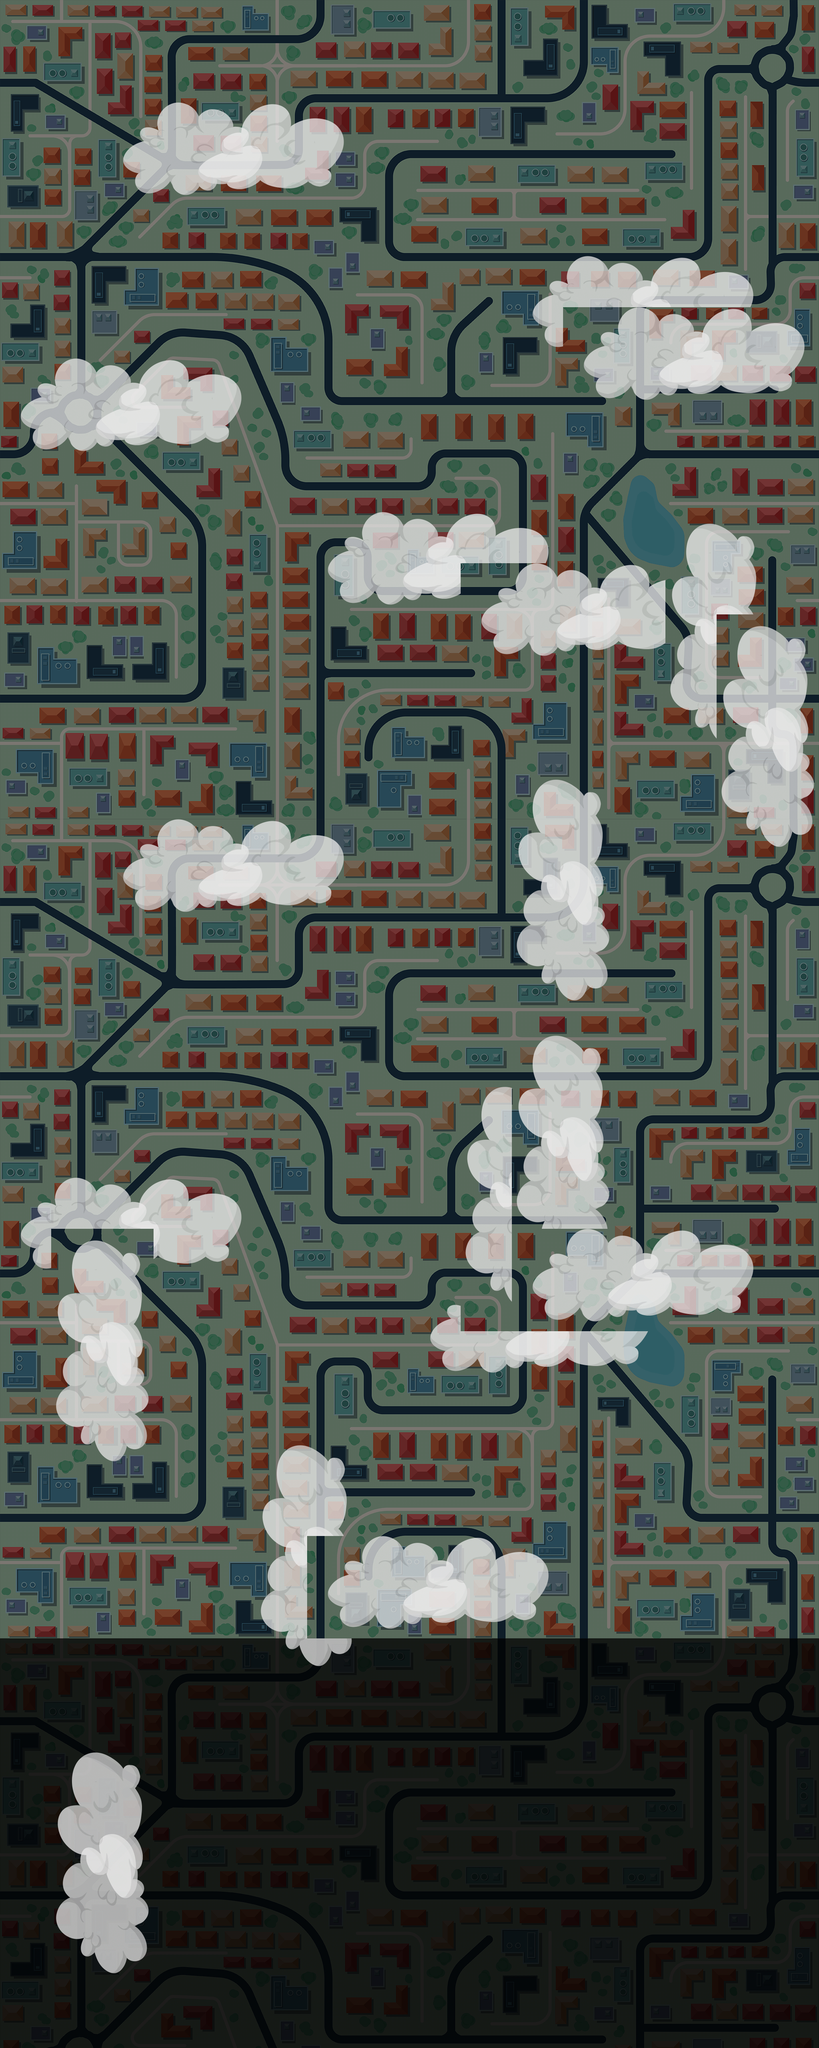

The image is a tile-based game level rendered from a .tmx file. Its description and complete source (layers, tilesets, objects, tile grids) follow:
An orthogonal 16x40 tile map with 128x128 px tiles, 2 tile layers (boundaries, clouds), 3 hidden layers not drawn, 8 tilesets, 3 image layers and 9 objects (7x drone, delivery point 00, spawn point).

<map version="1.2" tiledversion="1.3.1" orientation="orthogonal" renderorder="right-up" compressionlevel="0" width="16" height="40" tilewidth="128" tileheight="128" infinite="0" nextlayerid="22" nextobjectid="120">
 <tileset firstgid="1" name="DeliveryPointTileset" tilewidth="512" tileheight="512" tilecount="1" columns="1">
  <image source="data/Delivery Point.png" width="512" height="512" />
 </tileset>
 <tileset firstgid="2" name="Airplane" tilewidth="512" tileheight="512" tilecount="1" columns="1">
  <image source="data/Airplane6.png" width="512" height="512" />
 </tileset>
 <tileset firstgid="3" name="Drone" tilewidth="335" tileheight="335" tilecount="1" columns="1">
  <image source="data/Drone - Tiled.png" width="335" height="335" />
 </tileset>
 <tileset firstgid="4" name="Hunter" tilewidth="400" tileheight="400" tilecount="1" columns="1">
  <image source="data/Female Hunter - Tiled.png" width="400" height="400" />
 </tileset>
 <tileset firstgid="5" name="Clouds Borders" tilewidth="128" tileheight="128" tilecount="64" columns="8">
  <image source="data/Clouds Border Tileset.png" width="1024" height="1024" />
 </tileset>
 <tileset firstgid="69" name="Symbols - not in game" tilewidth="128" tileheight="128" spacing="1" tilecount="1" columns="1">
  <image source="data/Symbols for Tiled.png" width="256" height="256" />
 </tileset>
 <tileset firstgid="70" name="Clouds Tileset" tilewidth="128" tileheight="128" tilecount="256" columns="16">
  <image source="data/Clouds - Spritesheet.png" width="2048" height="2048" />
 </tileset>
 <tileset firstgid="326" name="Tornado" tilewidth="300" tileheight="300" tilecount="1" columns="1">
  <image source="data/Tornado - Tiled.png" width="300" height="300" />
 </tileset>
 <imagelayer id="2" name="background image 0" opacity="0.49">
  <image source="data/map tile 2048x2048.png" width="2048" height="2048" />
 </imagelayer>
 <imagelayer id="17" name="background image 1" visible="0" opacity="0.49" offsetx="2048" offsety="0">
  <image source="data/map tile 2048x2048.png" width="2048" height="2048" />
 </imagelayer>
 <imagelayer id="18" name="background image 2" opacity="0.49" offsetx="0" offsety="2048">
  <image source="data/map tile 2048x2048.png" width="2048" height="2048" />
 </imagelayer>
 <imagelayer id="19" name="background image 3" visible="0" opacity="0.49" offsetx="2048" offsety="2048">
  <image source="data/map tile 2048x2048.png" width="2048" height="2048" />
 </imagelayer>
 <imagelayer id="20" name="background image 4" opacity="0.49" offsetx="0" offsety="4096">
  <image source="data/map tile 2048x2048.png" width="2048" height="2048" />
 </imagelayer>
 <imagelayer id="21" name="background image 5" visible="0" opacity="0.49" offsetx="2048" offsety="4096">
  <image source="data/map tile 2048x2048.png" width="2048" height="2048" />
 </imagelayer>
 <objectgroup id="3" name="Object Layer 1">
  <object id="6" name="delivery point 00" gid="1" x="1338.12" y="546" width="512" height="512">
   <properties>
    <property name="timer" type="int" value="30" />
   </properties>
  </object>
  <object id="102" name="drone" gid="3" x="356.41" y="1486.47" width="335" height="335" />
  <object id="106" name="drone" gid="3" x="688.648" y="3547.8" width="335" height="335" />
  <object id="110" name="spawn point" gid="69" x="950.665" y="5017.34" width="128" height="128" rotation="-90">
   <properties>
    <property name="speed" type="float" value="200" />
   </properties>
  </object>
  <object id="114" name="drone" gid="3" x="223.409" y="4223.41" width="335" height="335" />
  <object id="115" name="drone" gid="3" x="220.379" y="2808.26" width="335" height="335" />
  <object id="116" name="drone" gid="3" x="787.045" y="2305.23" width="335" height="335" />
  <object id="117" name="drone" gid="3" x="950.682" y="805.227" width="335" height="335" />
  <object id="118" name="drone" gid="3" x="1105.23" y="1259.77" width="335" height="335" />
 </objectgroup>
 <layer id="12" name="boundaries" width="16" height="40">
  <data encoding="csv">
0,0,0,0,0,0,0,0,0,0,0,0,0,0,0,0,
0,0,0,0,0,0,0,0,0,0,0,0,0,0,0,0,
0,0,0,0,0,0,0,0,0,0,0,0,0,0,0,0,
0,0,0,0,0,0,0,0,0,0,0,0,0,0,0,0,
0,0,0,0,0,0,0,0,0,0,0,0,0,0,0,0,
0,0,0,0,0,0,0,0,0,0,0,0,0,0,0,0,
0,0,0,0,0,0,0,0,0,0,0,0,0,0,0,0,
0,0,0,0,0,0,0,0,0,0,0,0,0,0,0,0,
0,0,0,0,0,0,0,0,0,0,0,0,0,0,0,0,
0,0,0,0,0,0,0,0,0,0,0,0,0,0,0,0,
0,0,0,0,0,0,0,0,0,0,0,0,0,0,0,0,
0,0,0,0,0,0,0,0,0,0,0,0,0,0,0,0,
0,0,0,0,0,0,0,0,0,0,0,0,0,0,0,0,
0,0,0,0,0,0,0,0,0,0,0,0,0,0,0,0,
0,0,0,0,0,0,0,0,0,0,0,0,0,0,0,0,
0,0,0,0,0,0,0,0,0,0,0,0,0,0,0,0,
0,0,0,0,0,0,0,0,0,0,0,0,0,0,0,0,
0,0,0,0,0,0,0,0,0,0,0,0,0,0,0,0,
0,0,0,0,0,0,0,0,0,0,0,0,0,0,0,0,
0,0,0,0,0,0,0,0,0,0,0,0,0,0,0,0,
0,0,0,0,0,0,0,0,0,0,0,0,0,0,0,0,
0,0,0,0,0,0,0,0,0,0,0,0,0,0,0,0,
0,0,0,0,0,0,0,0,0,0,0,0,0,0,0,0,
0,0,0,0,0,0,0,0,0,0,0,0,0,0,0,0,
0,0,0,0,0,0,0,0,0,0,0,0,0,0,0,0,
0,0,0,0,0,0,0,0,0,0,0,0,0,0,0,0,
0,0,0,0,0,0,0,0,0,0,0,0,0,0,0,0,
0,0,0,0,0,0,0,0,0,0,0,0,0,0,0,0,
0,0,0,0,0,0,0,0,0,0,0,0,0,0,0,0,
0,0,0,0,0,0,0,0,0,0,0,0,0,0,0,0,
0,0,0,0,0,0,0,0,0,0,0,0,0,0,0,0,
0,0,0,0,0,0,0,0,0,0,0,0,0,0,0,0,
0,0,0,0,0,0,0,0,0,0,0,0,0,0,0,0,
0,0,0,0,0,0,0,0,0,0,0,0,0,0,0,0,
0,0,0,0,0,0,0,0,0,0,0,0,0,0,0,0,
0,0,0,0,0,0,0,0,0,0,0,0,0,0,0,0,
0,0,0,0,0,0,0,0,0,0,0,0,0,0,0,0,
0,0,0,0,0,0,0,0,0,0,0,0,0,0,0,0,
0,0,0,0,0,0,0,0,0,0,0,0,0,0,0,0,
0,0,0,0,0,0,0,0,0,0,0,0,0,0,0,0
</data>
 </layer>
 <layer id="16" name="clouds" width="16" height="40">
  <data encoding="csv">
0,0,0,0,0,0,0,0,0,0,0,0,0,0,0,0,
0,0,0,0,0,0,0,0,0,0,0,0,0,0,0,0,
0,0,90,91,92,93,94,0,0,0,0,0,0,0,0,0,
0,0,106,107,108,109,110,0,0,0,0,0,0,0,0,0,
0,0,0,0,0,0,0,0,0,0,0,0,0,0,0,0,
0,0,0,0,0,0,0,0,0,0,90,91,92,93,94,0,
0,0,0,0,0,0,0,0,0,0,106,90,91,92,93,94,
90,91,92,93,94,0,0,0,0,0,0,106,107,108,109,110,
106,107,108,109,110,0,0,0,0,0,0,0,0,0,0,0,
0,0,0,0,0,0,0,0,0,0,0,0,0,0,0,0,
0,0,0,0,0,0,90,91,92,93,94,0,0,119,120,0,
0,0,0,0,0,0,106,107,108,90,91,92,93,135,136,0,
0,0,0,0,0,0,0,0,0,106,107,108,109,151,119,120,
0,0,0,0,0,0,0,0,0,0,0,0,0,167,135,136,
0,0,0,0,0,0,0,0,0,0,0,0,0,183,151,152,
0,0,0,0,0,0,0,0,0,0,119,120,0,0,167,168,
0,0,90,91,92,93,94,0,0,0,135,136,0,0,183,184,
0,0,106,107,108,109,110,0,0,0,151,152,0,0,0,0,
0,0,0,0,0,0,0,0,0,0,167,168,0,0,0,0,
0,0,0,0,0,0,0,0,0,0,183,184,0,0,0,0,
0,0,0,0,0,0,0,0,0,0,119,120,0,0,0,0,
0,0,0,0,0,0,0,0,0,119,135,136,0,0,0,0,
0,0,0,0,0,0,0,0,0,135,151,152,0,0,0,0,
90,91,92,93,94,0,0,0,0,151,167,168,0,0,0,0,
106,119,120,109,110,0,0,0,0,167,90,91,92,93,94,0,
0,135,136,0,0,0,0,0,90,183,106,107,108,109,110,0,
0,151,152,0,0,0,0,0,106,107,108,109,110,0,0,0,
0,167,168,0,0,0,0,0,0,0,0,0,0,0,0,0,
0,183,184,0,0,119,120,0,0,0,0,0,0,0,0,0,
0,0,0,0,0,135,136,0,0,0,0,0,0,0,0,0,
0,0,0,0,0,151,90,91,92,93,94,0,0,0,0,0,
0,0,0,0,0,167,106,107,108,109,110,0,0,0,0,0,
0,0,0,0,0,183,184,0,0,0,0,0,0,0,0,0,
0,0,0,0,0,0,0,0,0,0,0,0,0,0,0,0,
0,119,120,0,0,0,0,0,0,0,0,0,0,0,0,0,
0,135,136,0,0,0,0,0,0,0,0,0,0,0,0,0,
0,151,152,0,0,0,0,0,0,0,0,0,0,0,0,0,
0,167,168,0,0,0,0,0,0,0,0,0,0,0,0,0,
0,183,184,0,0,0,0,0,0,0,0,0,0,0,0,0,
0,0,0,0,0,0,0,0,0,0,0,0,0,0,0,0
</data>
 </layer>
</map>
